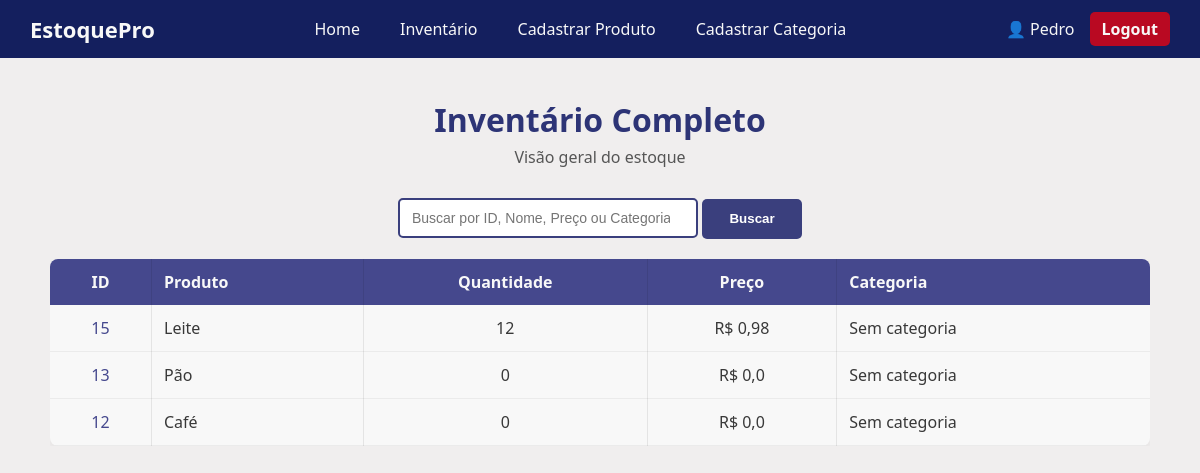
The app's page /inventario/ (signed in), older data.
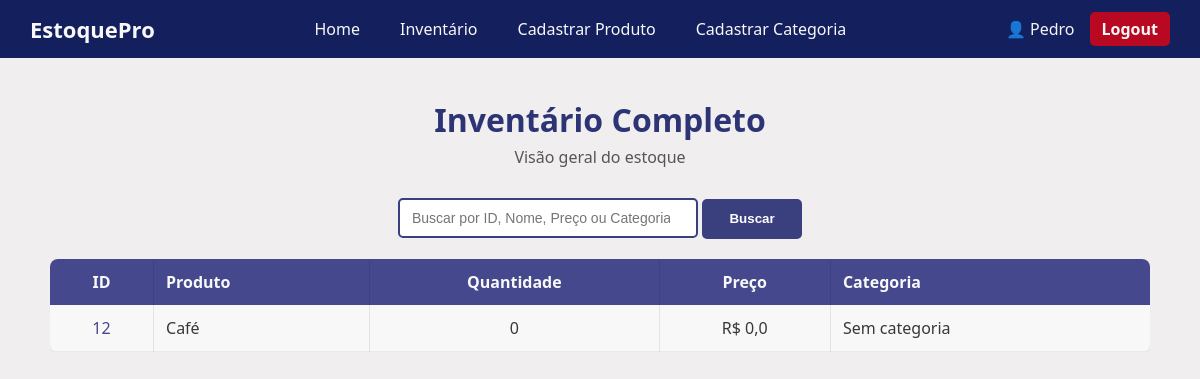
The same page, newer data.
### SistemaEstoque/models.py (models this page shows, shortened)
class Estoque(models.Model):
    nome=models.CharField(max_length=50,)
    quantidade=models.IntegerField(max_length=50, default=0)
    preco=models.FloatField(default=0)
    data_criacao=models.DateTimeField(default=timezone.now)
    categoria=models.ForeignKey(Categoria,on_delete=models.SET_NULL,blank=True,null=True)
    criador=models.ForeignKey(User,on_delete=models.SET_NULL,blank=True,null=True)

### SistemaEstoque/views/inventario.py (the view)
# urls.py: path('inventario/', views.inventario , name='inventario'),
@login_required(login_url='SistemaEstoque:login')
def inventario(request):
    estoque=Estoque.objects.filter(criador=request.user).order_by('-id',)
    paginator=Paginator(estoque,30)
    page_number=request.GET.get('page')
    page_obj=paginator.get_page(page_number)
    total_produtos=Estoque.objects.count()
    contexto={
        'estoque':page_obj,
        'total_produtos' : total_produtos
    }
    return render(request,'SistemaEstoque/inventario.html',contexto)

### SistemaEstoque/templates/SistemaEstoque/inventario.html
{% extends "global/base.html" %}
{% block content %}
   <div class="inventario-container">
    <h1 class="inventario-title">Inventário Completo</h1>
    <p class="inventario-subtitle">Visão geral do estoque</p>
    <div class="search-container">
        <form action="{% url "SistemaEstoque:search" %}" method="GET">
                <input type="search" class="search-input" placeholder="Buscar por ID, Nome, Preço ou Categoria..."
                id="search" name="q" value="{{search_value}}">
                <button class="search-btn">Buscar</button>
        </form>
    </div>
    <div class="inventario-table-container">
        <table class="inventario-table">
            <thead>
                <tr>
                    <th>ID</t>
                    <th>Produto</th>
                    <th>Quantidade</th>
                    <th>Preço</th>
                    <th>Categoria</th>
                </tr>
            </thead>
            <tbody>
                {% for produto in estoque %}
                <tr>
                    <td>
                        <a href="{% url 'SistemaEstoque:item_sozinho' produto.id %}" class="table-link"> {{produto.id}}</a>
                    </td>
                    <td>
                        {{ produto.nome }}
                    </td>
                    <td>
                        {{ produto.quantidade }}
                    </td>
                    <td>
                        R$ {{ produto.preco }}
                    </td>
                    <td>
                        {{ produto.categoria|default:"Sem categoria" }}
                    </td>
                </tr>
                {% empty %}
                <tr>
                    <td colspan="5">Nenhum produto cadastrado.</td>
                </tr>
                {% endfor %}
            </tbody>
        </table>
    </div>
</div>
{% endblock content %}

Row changes from the older to the newer data that the page shows:
removed Estoque: id "15", nome "Leite", quantidade "12", preco "0,98", categoria "Sem categoria"
removed Estoque: id "13", nome "Pão", quantidade "0", preco "0,0", categoria "Sem categoria"
